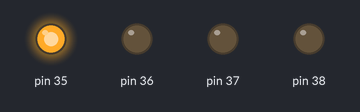
The program below on a simulated Raspberry Pi (header pin numbers). Parts: output pins drawn as LEDs (lit = HIGH).

Above: at 0.05 s.
At 0.65 s:
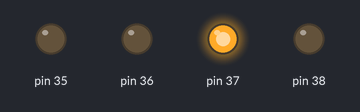
At 1.35 s:
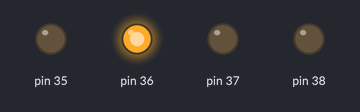
At 2.75 s:
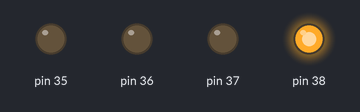
Timing chart, 0 to 3.0 s (numbered marks = the images above):
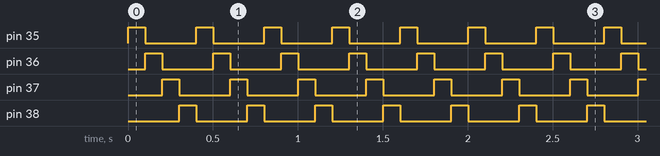

The program:

Cycle.py
```python
import RPi.GPIO as GPIO
import time

def GPIO_On_Off(pinNumber):

	# Setup
	GPIO.setmode(GPIO.BOARD)
	GPIO.setup(pinNumber, GPIO.OUT)

	# Turn On
	GPIO.output(pinNumber, True)

	# Leave on for 5 seconds
	time.sleep(0.1)

	# Turn off
	GPIO.output(pinNumber, False)

	# Will Reset the GPIO
	GPIO.cleanup()

while True:
	GPIO_On_Off(35)
	GPIO_On_Off(36)
	GPIO_On_Off(37)
	GPIO_On_Off(38)
```

Measured:
- by itself, pin 35–38: alternates HIGH for 0.10 s and LOW for 0.30 s
